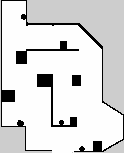
#> input picture src/dis_tutorial3/maps/map.pgm, 124 x 153 px
$ python test.py
#> lines starting #> are read from the running program, lines starting #| are printed output that depends on the picture; after the words box and inside, x2 and y2 are one past the last pixel; in counts of white or black regions, pixels touching at a corner belong together
import cv2
import numpy as np
import math
import heapq
import matplotlib.pyplot as plt
from matplotlib import cm

# Load map.pgm (replace with your path if needed)
map_img = cv2.imread('../maps/map.pgm', cv2.IMREAD_GRAYSCALE)
#> map_img is the input picture: shape (153, 124); min 0, max 255, mean 216.5
if map_img is None:
    raise FileNotFoundError("map.pgm could not be loaded")

map_img = cv2.flip(map_img, 0)  # Flip to match ROS orientation
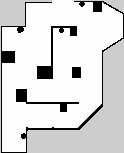
#> map_img: shape (153, 124); min 0, max 255, mean 216.5

# Thresholds from map.yaml
occupied_thresh = 0.9
free_thresh = 0.25

# Convert to occupancy grid
grid = np.full_like(map_img, -1, dtype=np.int8)
grid[map_img >= int(free_thresh * 255)] = 1
grid[map_img <= int(occupied_thresh * 255)] = 0

# Sample positions to visit (mock camera positions in pixel space)
positions = [(30, 30), (40, 40), (80, 120), (35, 90), (35, 110)]

# A* functions
def heuristic(a, b):
    return math.hypot(b[0] - a[0], b[1] - a[1])

def astar(start, goal, grid):
    height, width = grid.shape
    visited = set()
    queue = [(heuristic(start, goal), 0, start)]
    g_score = {start: 0}

    while queue:
        _, cost, current = heapq.heappop(queue)
        if current == goal:
            return cost
        if current in visited:
            continue
        visited.add(current)

        for dx, dy in [(-1,0),(1,0),(0,-1),(0,1),(-1,-1),(1,-1),(-1,1),(1,1)]:
            neighbor = (current[0] + dx, current[1] + dy)
            if not (0 <= neighbor[0] < width and 0 <= neighbor[1] < height):
                continue
            if grid[neighbor[1], neighbor[0]] != 1:
                continue

            tentative_g = g_score[current] + math.hypot(dx, dy)
            if neighbor not in g_score or tentative_g < g_score[neighbor]:
                g_score[neighbor] = tentative_g
                priority = tentative_g + heuristic(neighbor, goal)
                heapq.heappush(queue, (priority, tentative_g, neighbor))

    return float('inf')

# Compute distances between all pairs and find the shortest visiting order (greedy for now)
visited = [0]
unvisited = set(range(1, len(positions)))
sequence = [0]

while unvisited:
    last = visited[-1]
    next_idx = min(unvisited, key=lambda i: astar(positions[last], positions[i], grid))
    sequence.append(next_idx)
    visited.append(next_idx)
    unvisited.remove(next_idx)

# Draw
map_color = cv2.cvtColor(map_img, cv2.COLOR_GRAY2BGR)
for idx, (x, y) in enumerate(positions):
    cv2.circle(map_color, (x, y), 5, (0, 0, 255), -1)
    cv2.putText(map_color, str(idx), (x+6, y-6), cv2.FONT_HERSHEY_SIMPLEX, 0.4, (255, 255, 255), 1)
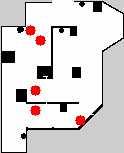
#> map_color: shape (153, 124, 3); mean B, G, R 211.4, 211.4, 216.9

# Draw paths
for i in range(len(sequence) - 1):
    pt1 = positions[sequence[i]]
    pt2 = positions[sequence[i+1]]
    cv2.line(map_color, pt1, pt2, (255, 0, 0), 1)
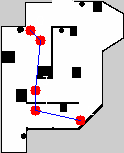
#> map_color: shape (153, 124, 3); 0.66% of pixels changed, all inside (x1, y1, x2, y2) = (30, 30, 81, 121)

# Convert to RGB for matplotlib
map_rgb = cv2.cvtColor(map_color, cv2.COLOR_BGR2RGB)

# Show image
plt.figure(figsize=(10, 10))
plt.imshow(map_rgb)
plt.title("A* Test Path on Map")
plt.axis('off')
plt.show()
